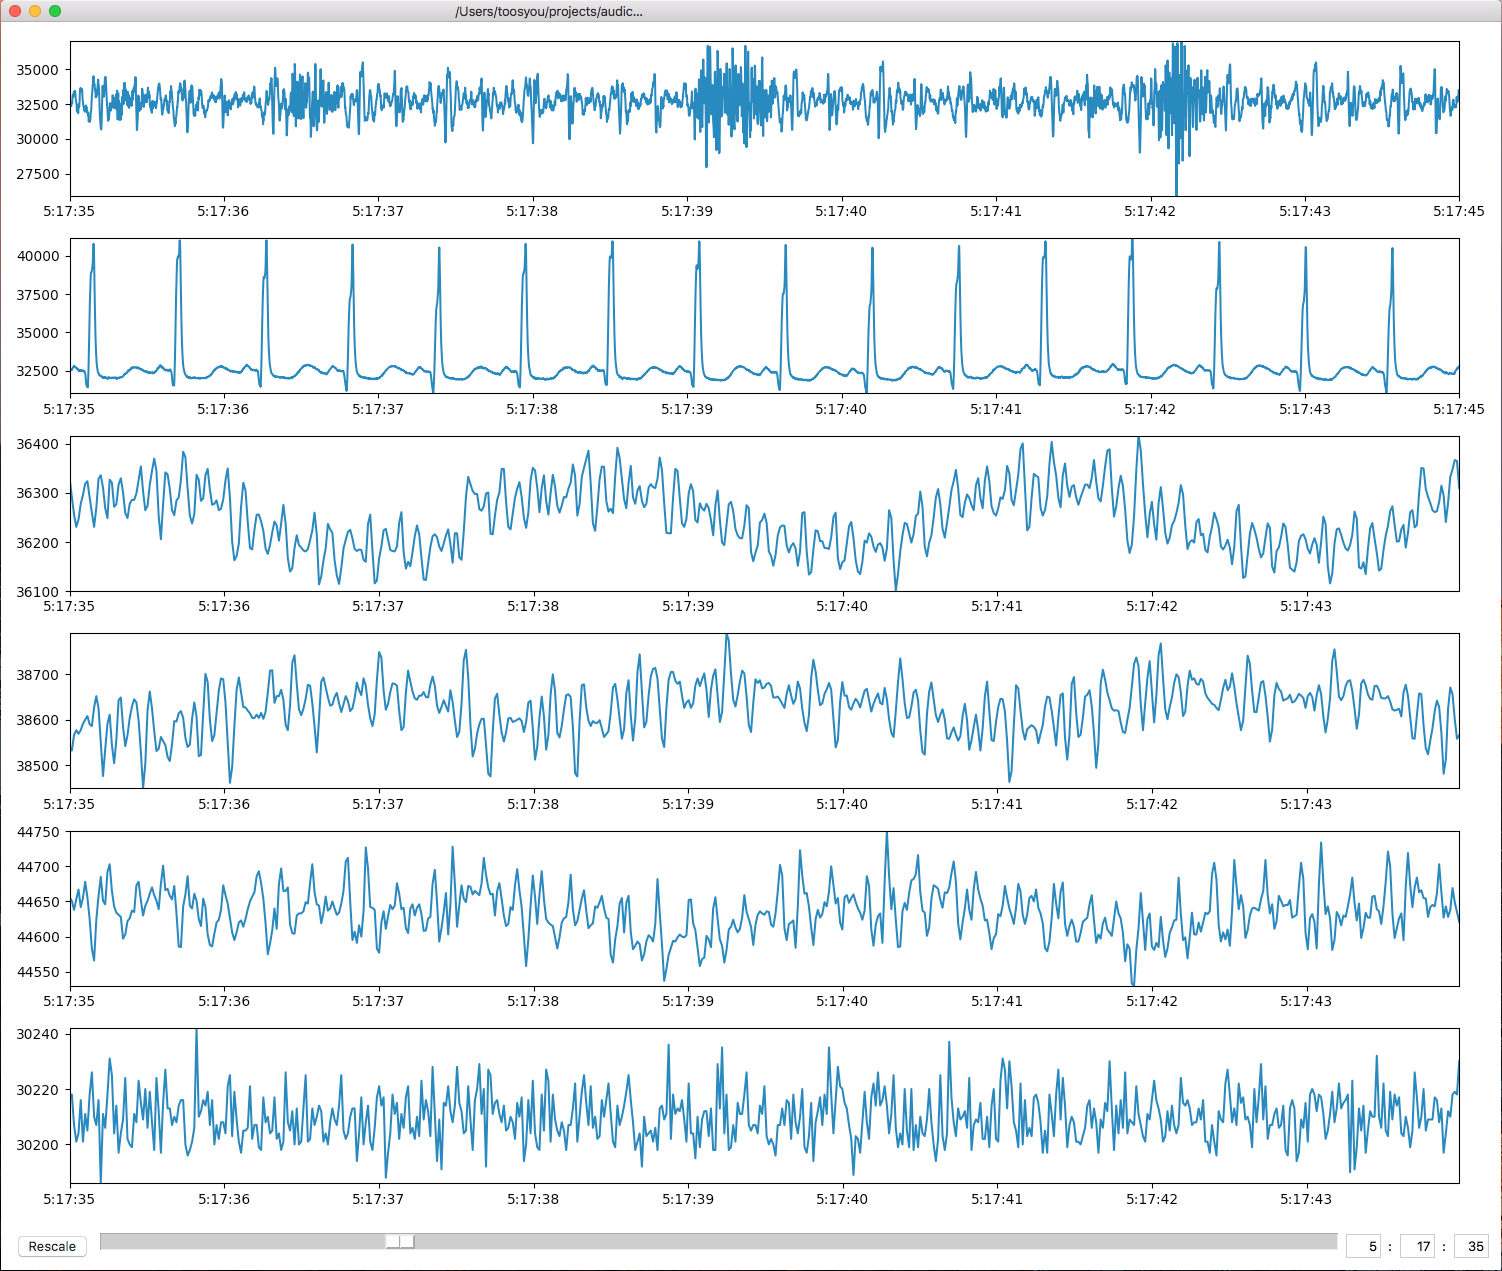

Python code for this plot:
import re
import datetime
import numpy as np
import tkinter as tk
import matplotlib
matplotlib.use('TkAgg')
from matplotlib.backends.backend_tkagg import FigureCanvasTkAgg
from matplotlib.figure import Figure

import platform
import os
if platform.system() == 'Linux':
    os.environ['TKDND_LIBRARY'] = './tkdnd/tkdnd2.9.2_linux'
elif platform.system() == 'Windows':
    os.environ['TKDND_LIBRARY'] = './tkdnd/tkdnd2.9.2_win'
else: # mac
    os.environ['TKDND_LIBRARY'] = './tkdnd/tkdnd2.9.2_mac'
from tkdnd_wrapper import TkDND

import reader

class App:
    def __init__(self):
        self.tk_root = tk.Tk()
        self.tk_root.geometry('+300+100')
        self.tk_root.title('Please drop in *.raw file to draw!')

        # has not been loaded yet
        self.signal, self.sampling_rates = None, None
        self.signal_length = -1 # in seconds

        # add signal figure
        self.time_interval = 10
        self.figure = Figure(figsize=(15, 12), dpi=100)
        self.canvas = FigureCanvasTkAgg(self.figure, master=self.tk_root)
        self.canvas.get_tk_widget().grid(row=0, columnspan=3, sticky='NSEW')
        self.axes = None
        self.lines = None

        # set resizable
        self.tk_root.columnconfigure(0, weight=1)
        self.tk_root.rowconfigure(0, weight=100)

        # control units
        self.time_frame = tk.Frame(borderwidth=10)
        self.time_frame.grid(row=1, column=0, columnspan=8, sticky='NSEW')

        # set resizable
        self.tk_root.columnconfigure(0, weight=1)
        self.tk_root.rowconfigure(1, weight=1)

        # add rescale button
        self.rescale_button = tk.Button(self.time_frame, width=5, text='Rescale', command=self.rescale_plot)
        self.rescale_button.pack(side=tk.LEFT, padx=5)

        # add slider bar for time
        self.time_slider = tk.Scale(self.time_frame,
                                    from_=0, to=self.signal_length-self.time_interval-1,
                                    resolution=self.time_interval // 2,
                                    length=1200,
                                    showvalue='no',
                                    orient='horizontal',
                                    command=self.time_slider_callback)
        self.time_slider.pack(side=tk.LEFT, padx=5, expand=True, fill='both')

        # add time input
        self.time_box_hour = tk.Entry(self.time_frame, validate='key', width=3, validatecommand=self.get_numerical_check(), justify=tk.RIGHT)
        self.time_box_min = tk.Entry(self.time_frame, validate='key', width=3, validatecommand=self.get_numerical_check(), justify=tk.RIGHT)
        self.time_box_sec = tk.Entry(self.time_frame, validate='key', width=3, validatecommand=self.get_numerical_check(), justify=tk.RIGHT)
        self.time_box_sec.pack(sid=tk.RIGHT)
        tk.Label(self.time_frame, text=':', width=1).pack(sid=tk.RIGHT)
        self.time_box_min.pack(sid=tk.RIGHT)
        tk.Label(self.time_frame, text=':', width=1).pack(sid=tk.RIGHT)
        self.time_box_hour.pack(sid=tk.RIGHT)

        # bind enter to input boxes
        self.time_box_hour.bind('<Return>', self.time_box_callback)
        self.time_box_min.bind('<Return>', self.time_box_callback)
        self.time_box_sec.bind('<Return>', self.time_box_callback)

        # support drag and drop
        self.dnd = TkDND(self.tk_root)
        self.dnd.bindtarget(self.canvas.get_tk_widget(), self.load_data, 'text/uri-list')

        # bind left and right arrow keys to move through time
        self.tk_root.bind('<Left>', self.go_back_time)
        self.tk_root.bind('<Right>', self.go_to_future)
        self.tk_root.bind('<space>', self.rescale_plot)
        self.tk_root.bind('<Up>', self.increase_time_interval)
        self.tk_root.bind('<Down>', self.decrease_time_interval)

    def increase_time_interval(self, _):
        self.time_interval = min(3600, self.time_interval * 2)
        self.time_slider.configure(resolution=self.time_interval // 2)
        print('Time interval:', self.time_interval, 'sec')

        self.initial_plot()
        self.update_plot(self.time_slider.get())

    def decrease_time_interval(self, _):
        self.time_interval = max(10, self.time_interval // 2)
        self.time_slider.configure(resolution=self.time_interval // 2)
        print('Time interval:', self.time_interval, 'sec')

        self.initial_plot()
        self.update_plot(self.time_slider.get())

    def go_to_future(self, _):
        sec = self.time_slider.get()
        sec = min(self.signal_length-self.time_interval-1, sec+self.time_interval)
        self.time_slider.set(sec)
        self.time_slider_callback(sec)

    def go_back_time(self, _):
        sec = self.time_slider.get()
        sec = max(0, sec-self.time_interval)
        self.time_slider.set(sec)
        self.time_slider_callback(sec)

    def time_box_callback(self, _):
        hours = int(self.time_box_hour.get())
        minutes = int(self.time_box_min.get())
        seconds = int(self.time_box_sec.get())

        total_sec = hours*60*60 + minutes*60 + seconds
        total_sec = min(self.signal_length-self.time_interval-1, total_sec)

        # reset box contant
        self.time_slider.set(total_sec)
        self.set_time_of_box(int(total_sec))
        self.update_plot(int(total_sec))

    def load_data(self, event):
        filename = re.sub(r'^\{|}$', '', event.data) # remove {} in the begining or the end if any
        self.tk_root.title(filename)
        self.signal, self.sampling_rates = reader.get_heart_sounds(filename)
        self.signal_length = self.signal[0].shape[0] // self.sampling_rates[0] # in seconds
        self.time_slider.configure(to=self.signal_length-self.time_interval-1)
        self.time_slider.set(0)
        self.initial_plot()

    def rescale_plot(self, _=None):
        for ax in self.axes:
            ax.relim()
            ax.autoscale_view()
        self.canvas.draw()

    def get_numerical_check(self):
        def valid(action, index, value_if_allowed,
                           prior_value, text, validation_type, trigger_type, widget_name):
            return True if re.match(r'^[0-9]*$', value_if_allowed) else False

        return (self.tk_root.register(valid),
                '%d', '%i', '%P', '%s', '%S', '%v', '%V', '%W')

    def set_time_of_box(self, time_in_sec):
        self.time_box_hour.delete(0, tk.END)
        self.time_box_min.delete(0, tk.END)
        self.time_box_sec.delete(0, tk.END)
        self.time_box_hour.insert(0, str(time_in_sec // 60 // 60))
        self.time_box_min.insert(0, str((time_in_sec // 60) % 60))
        self.time_box_sec.insert(0, str(time_in_sec % 60))

    def time_slider_callback(self, time_in_sec):
        self.set_time_of_box(int(time_in_sec))
        self.update_plot(int(time_in_sec))

    @staticmethod
    def sec_to_timestring(sec):
        return str(datetime.timedelta(seconds=int(sec)))

    def initial_plot(self):
        self.figure.clf()

        start_s = 0
        end_s = start_s + self.time_interval

        self.axes = list()
        self.lines = list()
        for index_channel, (channel_data, sampling_rate) in enumerate(zip(self.signal, self.sampling_rates)):
            ax = self.figure.add_subplot(self.signal.shape[0], 1, index_channel+1)

            channel_data = channel_data[ int(start_s*sampling_rate): int(end_s*sampling_rate)]
            line, = ax.plot(channel_data)
            ax.set_xticks(np.linspace(0., self.time_interval*sampling_rate, num=10))
            ax.set_xticklabels([self.sec_to_timestring(s) for s in np.linspace(start_s, end_s, num=10)])

            ax.margins(x=0, y=0)
            self.lines.append(line)
            self.axes.append(ax)

        self.figure.tight_layout()
        self.canvas.draw()

    def update_plot(self, start_time):
        if self.signal is None:
            return

        start_s = start_time
        end_s = start_s + self.time_interval

        for index_channel, (ax, line, channel_data, sampling_rate) in enumerate(zip(self.axes, self.lines, self.signal, self.sampling_rates)):
            channel_data = channel_data[ int(start_s*sampling_rate): int(end_s*sampling_rate)]
            ax.set_xticks(np.linspace(0., self.time_interval*sampling_rate, num=10))
            ax.set_xticklabels([self.sec_to_timestring(s) for s in np.linspace(start_s, end_s, num=10)])
            line.set_ydata(channel_data)

        self.canvas.draw()

    def loop(self):
        self.tk_root.mainloop()

if __name__ == '__main__':
    App().loop()
